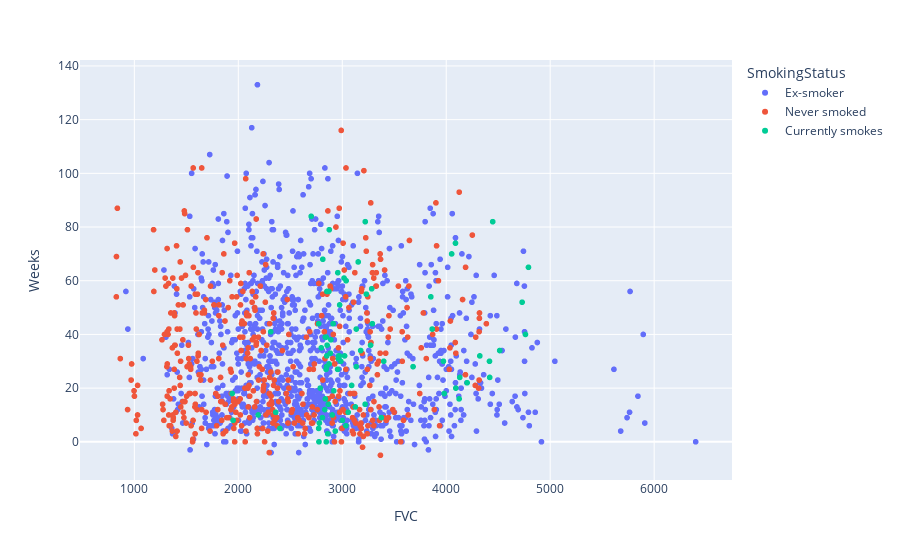

Notebook code cell kept with this figure:
### Markdown cell above
### FVC vs Weeks

### Code cell
fig = px.scatter(train_df, x="FVC", y="Weeks", color='SmokingStatus')
fig.show()

### Figure 1 — Plotly figure (JSON) as saved in the notebook; plotly's stock layout.template omitted (floating-point values rounded to 4 significant figures; data arrays with more than 128 entries replaced by an {"elided": "..."} marker saying what was removed)
{"data": [{"hovertemplate": "SmokingStatus=Ex-smoker<br>FVC=%{x}<br>Weeks=%{y}<extra></extra>", "legendgroup": "Ex-smoker", "marker": {"color": "#636efa", "symbol": "circle"}, "mode": "markers", "name": "Ex-smoker", "showlegend": true, "type": "scattergl", "x": {"elided": "1038 int values"}, "xaxis": "x", "y": {"elided": "1038 int values"}, "yaxis": "y"}, {"hovertemplate": "SmokingStatus=Never smoked<br>FVC=%{x}<br>Weeks=%{y}<extra></extra>", "legendgroup": "Never smoked", "marker": {"color": "#EF553B", "symbol": "circle"}, "mode": "markers", "name": "Never smoked", "showlegend": true, "type": "scattergl", "x": {"elided": "429 int values"}, "xaxis": "x", "y": {"elided": "429 int values"}, "yaxis": "y"}, {"hovertemplate": "SmokingStatus=Currently smokes<br>FVC=%{x}<br>Weeks=%{y}<extra></extra>", "legendgroup": "Currently smokes", "marker": {"color": "#00cc96", "symbol": "circle"}, "mode": "markers", "name": "Currently smokes", "showlegend": true, "type": "scattergl", "x": [2918, 2955, 2873, 2963, 2885, 2837, 2975, 2957, 2875, 2933, 3001, 2904, 2832, 2866, 2788, 3022, 2912, 3037, 4124, 3981, 4092, 4201, 4130, 3973, 3865, 3852, 4052, 4089, 2776, 2400, 1950, 2192, 2360, 1941, 3399, 2312, 3283, 2846, 2860, 2773, 2780, 2809, 2837, 2844, 2845, 2852, 3035, 3376, 3057, 3126, 3220, 3090, 2972, 3289, 3017, 3135, 2986, 2965, 3177, 3272, 3135, 3232, 3153, 3221, 2849, 2851, 2798, 2854, 2891, 2773, 2871, 2813, 2701, 4418, 3681, 4416, 4323, 4514, 4762, 4730, 4791, 4447], "xaxis": "x", "y": [19, 27, 29, 31, 33, 39, 51, 63, 79, 4, 8, 10, 12, 14, 20, 32, 44, 60, 16, 18, 20, 22, 24, 30, 42, 54, 70, 74, 0, 5, 8, 10, 11, 18, 30, 41, 57, 0, 3, 5, 7, 9, 16, 27, 39, 56, 6, 9, 11, 13, 14, 21, 32, 44, 61, 28, 30, 32, 34, 36, 42, 55, 67, 82, 28, 32, 35, 36, 38, 44, 56, 68, 84, 24, 28, 30, 32, 34, 40, 52, 65, 82], "yaxis": "y"}], "layout": {"legend": {"title": {"text": "SmokingStatus"}, "tracegroupgap": 0}, "margin": {"t": 60}, "xaxis": {"anchor": "y", "domain": [0, 1], "title": {"text": "FVC"}}, "yaxis": {"anchor": "x", "domain": [0, 1], "title": {"text": "Weeks"}}}}
